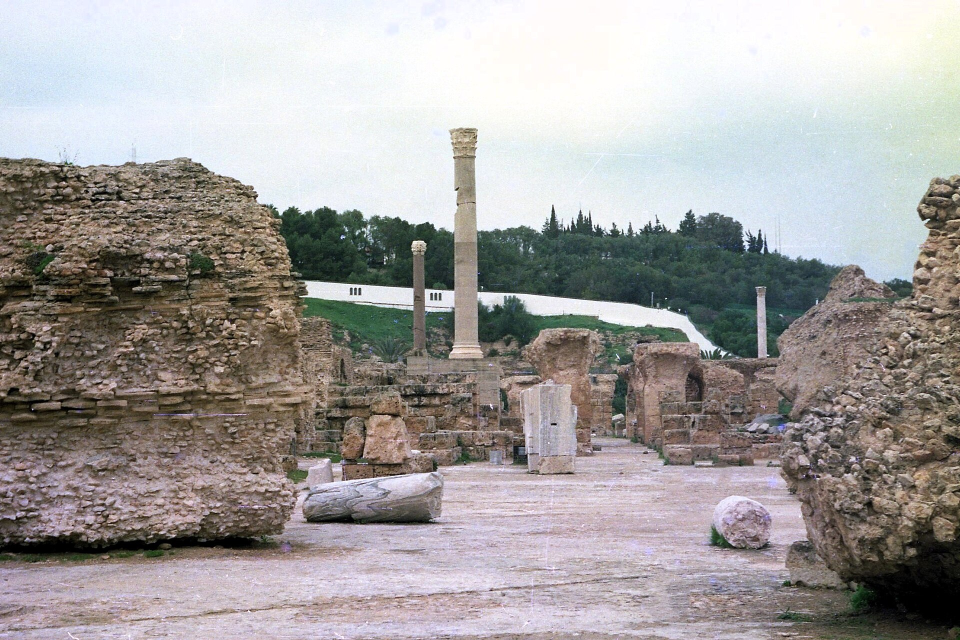
#> input picture test-pictures/carthage.jpg, 1920 x 1280 px (shown at 1/2 size)
$ python -i coloring.py   (imports and definitions only)
#> lines starting #> are read from the running program, lines starting #| are printed output that depends on the picture; after the words box and inside, x2 and y2 are one past the last pixel; in counts of white or black regions, pixels touching at a corner belong together
#> further down, picture is the input picture: shape (1280, 1920, 3); mean B, G, R 158, 159.4, 162.8
"""Turn a photo into a paint-by-number coloring page that stays close to the original."""

from __future__ import annotations

import base64
import io
from concurrent.futures import ThreadPoolExecutor
from dataclasses import dataclass
from functools import lru_cache
from typing import List, Tuple

import numpy as np
from PIL import Image, ImageDraw, ImageFilter, ImageFont
from scipy import ndimage
from sklearn.cluster import KMeans


PAGE_SIZE = 1400
KMEANS_FIT_SIZE = 160
SMOOTH_RADIUS = 1.4
PHOTO_EDGE_THRESHOLD = 70
MIN_REGION_AREA_RATIO = 0.0008
MIN_NUMBER_AREA_RATIO = 0.0005
CLEAN_MAX_PASSES = 5
OUTLINE_GRAY = 15
PNG_COMPRESS_LEVEL = 6  # zlib default: ~10% larger than optimize=True at a tenth of the time

_POOL = ThreadPoolExecutor(max_workers=4, thread_name_prefix="coloring")


@dataclass
class ColoringResult:
    page_png_b64: str
    preview_png_b64: str
    legend: List[dict]
    n_colors_used: int
    outline_png_b64: str
    numbers_png_b64: str


def clamp_colors(n_colors: int) -> int:
    return max(4, min(16, int(n_colors)))


# [66 lines left out: functions build_coloring_page, _fit_square, _median3, not called in this run]


def _photo_edges(rgb: np.ndarray) -> np.ndarray:
    """Detect detail edges directly on the sharp photo so faces/doors/etc survive."""
    gray = (0.299 * rgb[..., 0] + 0.587 * rgb[..., 1] + 0.114 * rgb[..., 2]).astype(np.float32)
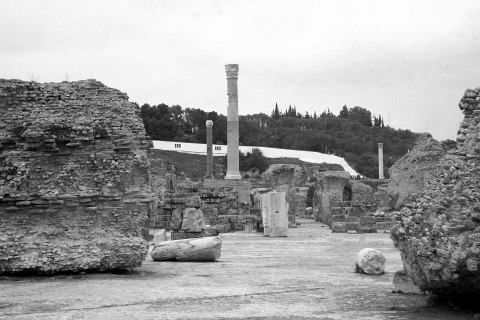
#> gray: shape (1280, 1920) float32 (shown at 1/4 size); min 0, max 255, mean 159.4
    smoothed = ndimage.gaussian_filter(gray, sigma=1.2)
    sx = ndimage.sobel(smoothed, axis=1)
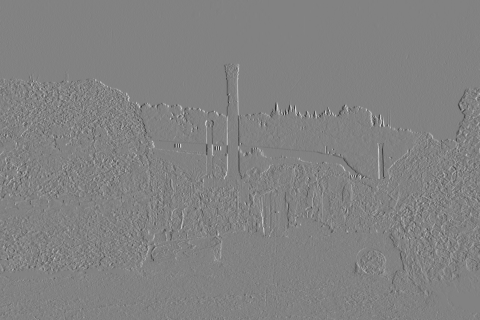
#> sx: shape (1280, 1920) float32 (shown at 1/4 size); min -446.6, max 428.9, mean 0; drawn with min black and max white
    sy = ndimage.sobel(smoothed, axis=0)
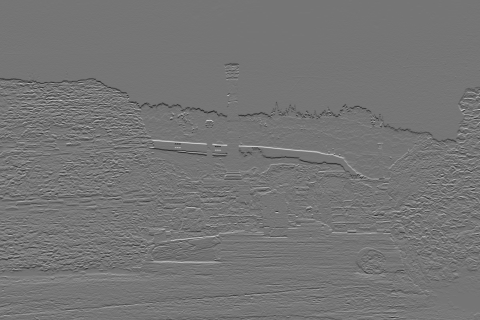
#> sy: shape (1280, 1920) float32 (shown at 1/4 size); min -431.7, max 505.2, mean -0.6; drawn with min black and max white
    edges = (sx * sx + sy * sy) > PHOTO_EDGE_THRESHOLD ** 2
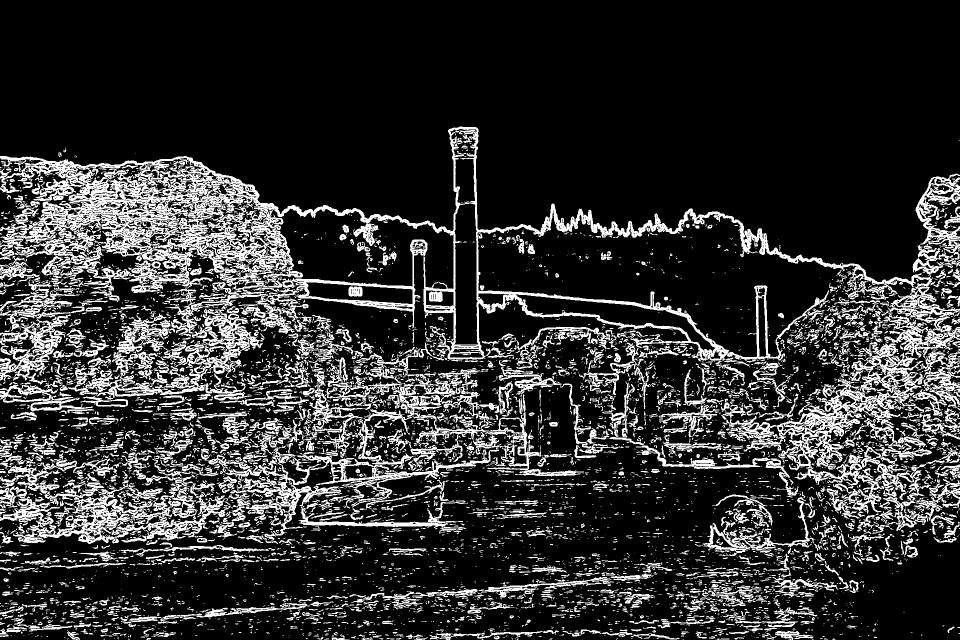
#> edges: shape (1280, 1920) bool (shown at 1/2 size); 19% white; 7022 white regions (5494 under 20 px), largest, box (x1, y1, x2, y2) and area: (0, 253, 1920, 725) 132318, (1442, 683, 1920, 1041) 34302, (0, 965, 462, 1088) 18819
    edges = ndimage.binary_closing(edges, iterations=1)
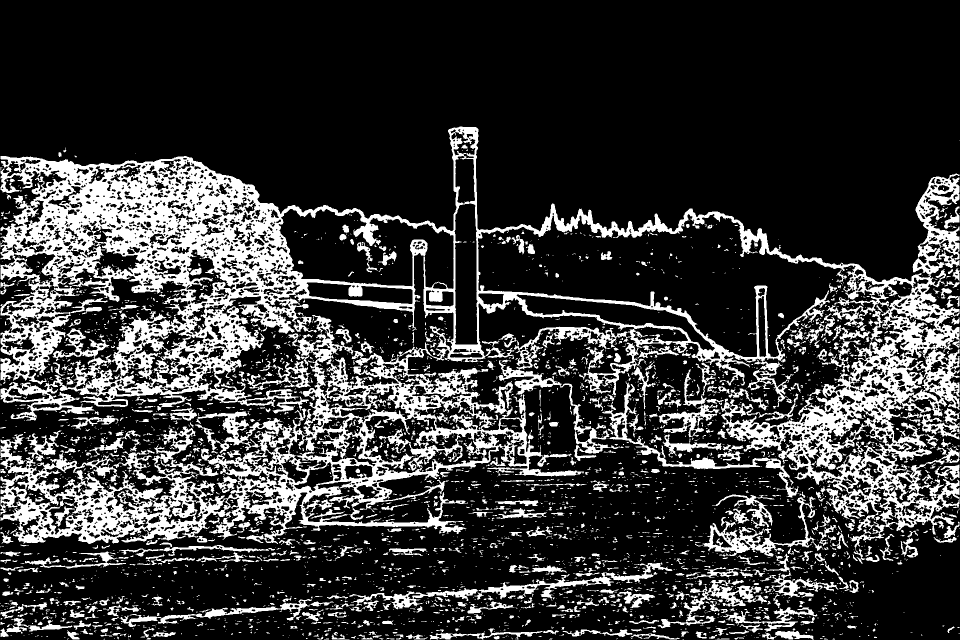
#> edges: shape (1280, 1920) bool (shown at 1/2 size); 22% white; 3786 white regions (2991 under 20 px), largest, box (x1, y1, x2, y2) and area: (1, 253, 1919, 1096) 404792, (1204, 763, 1597, 995) 5929, (1405, 992, 1647, 1114) 5487
    edges = _remove_small(edges, min_size=12)
    return edges


def _remove_small(mask: np.ndarray, min_size: int) -> np.ndarray:
#> called with min_size = 12
    labelled, n = ndimage.label(mask)
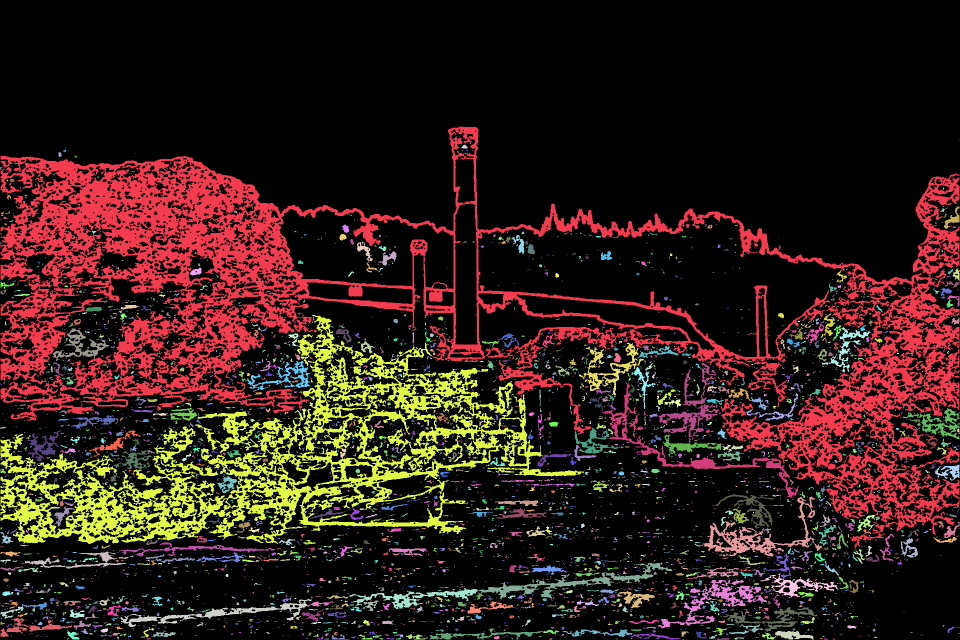
#> labelled: shape (1280, 1920) int32 (shown at 1/2 size); 4794 distinct labels, from 0 to 4793; one colour per label, 0 black
#> n = 4793
    if n == 0:
        return mask
    keep = np.bincount(labelled.ravel(), minlength=n + 1) >= min_size
    keep[0] = False
    return keep[labelled]
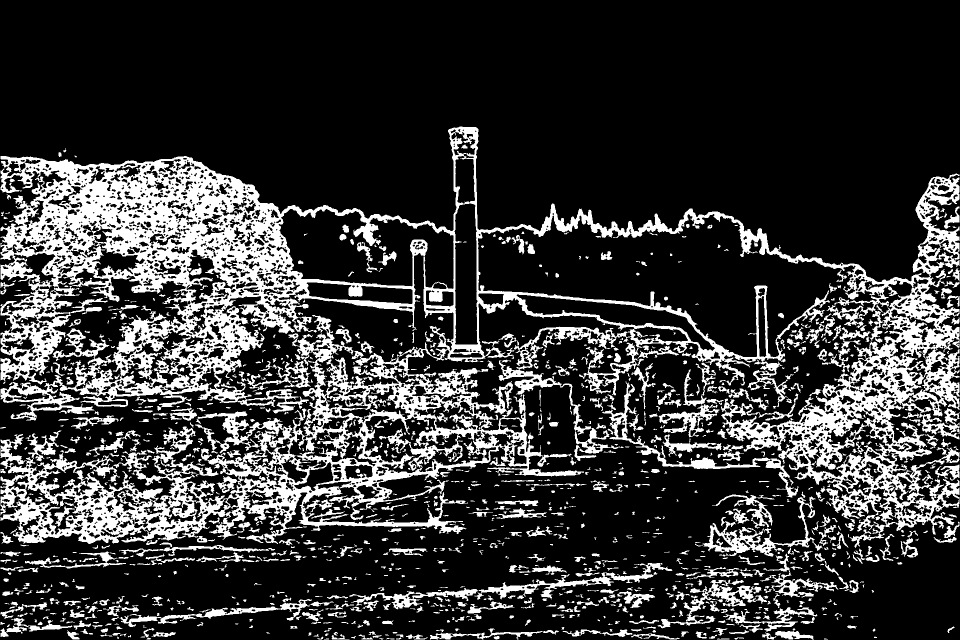
#> returned value: shape (1280, 1920) bool (shown at 1/2 size); 21.5% white; 1124 white regions (335 under 20 px), largest, box (x1, y1, x2, y2) and area: (1, 253, 1919, 1096) 403532, (1204, 763, 1597, 995) 5905, (1405, 992, 1645, 1114) 5463


# [163 lines left out: functions _posterize, _label_regions, _clean_regions, _merge_targets, _render_page, _numbers_layer and 1 more, not called in this run]


def _font_for_area(area: float) -> ImageFont.ImageFont:
    radius = float(np.sqrt(area / np.pi))
    return _font(int(max(11, min(40, radius * 0.45))))


# [35 lines left out: functions _font, _text_size, _draw_text_with_halo, _encode_preview, _encode_png, not called in this run]

>>> import cv2
>>> picture = cv2.imread('test-pictures/carthage.jpg')
>>> result = _photo_edges(picture)

$ run again, on test-pictures/djerba-camel.jpg
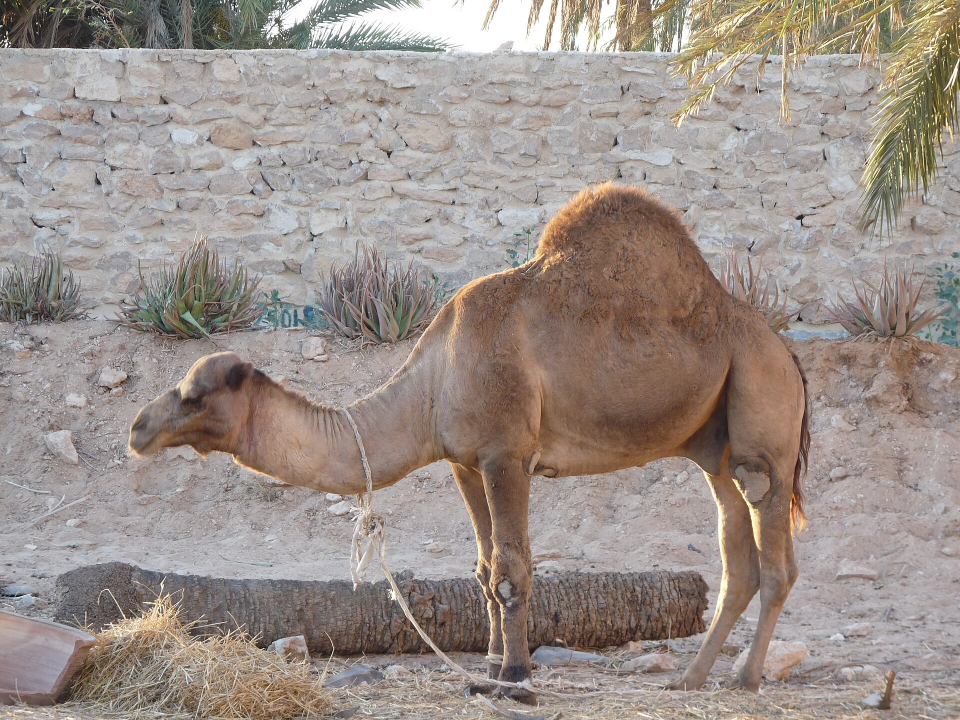
#> input picture test-pictures/djerba-camel.jpg, 1920 x 1440 px (shown at 1/2 size)
#> picture is the input picture: shape (1440, 1920, 3); mean B, G, R 137.9, 144.1, 155.1
#> in _remove_small, `labelled, n = ndimage.label(mask)`:
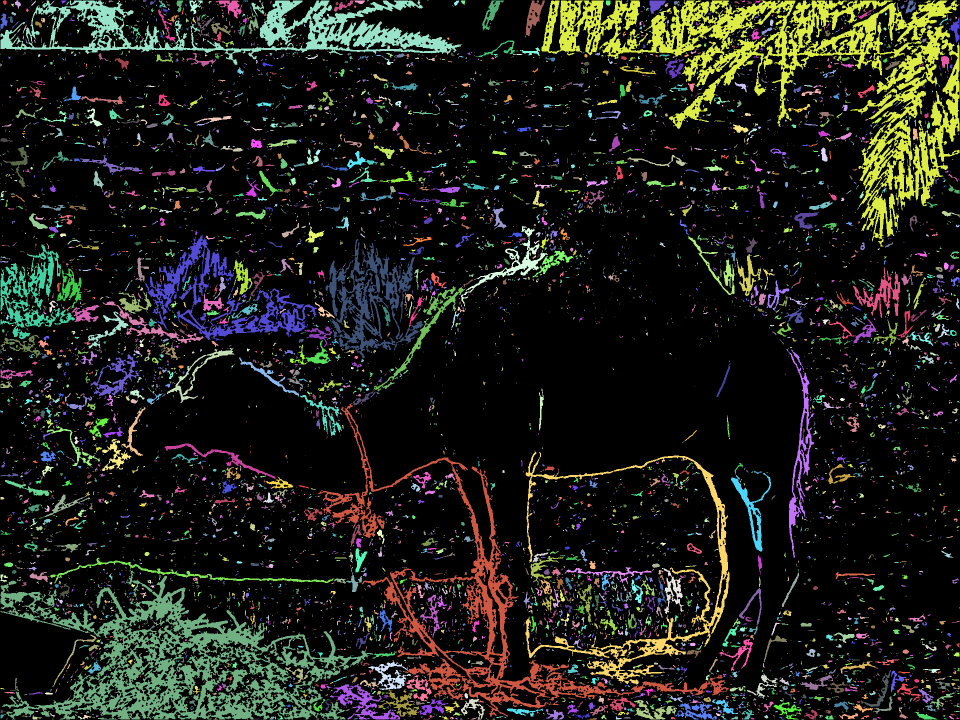
#> labelled: shape (1440, 1920) int32 (shown at 1/2 size); 9265 distinct labels, from 0 to 9264; one colour per label, 0 black
#> n = 9264
#> in _remove_small, `return keep[labelled]`:
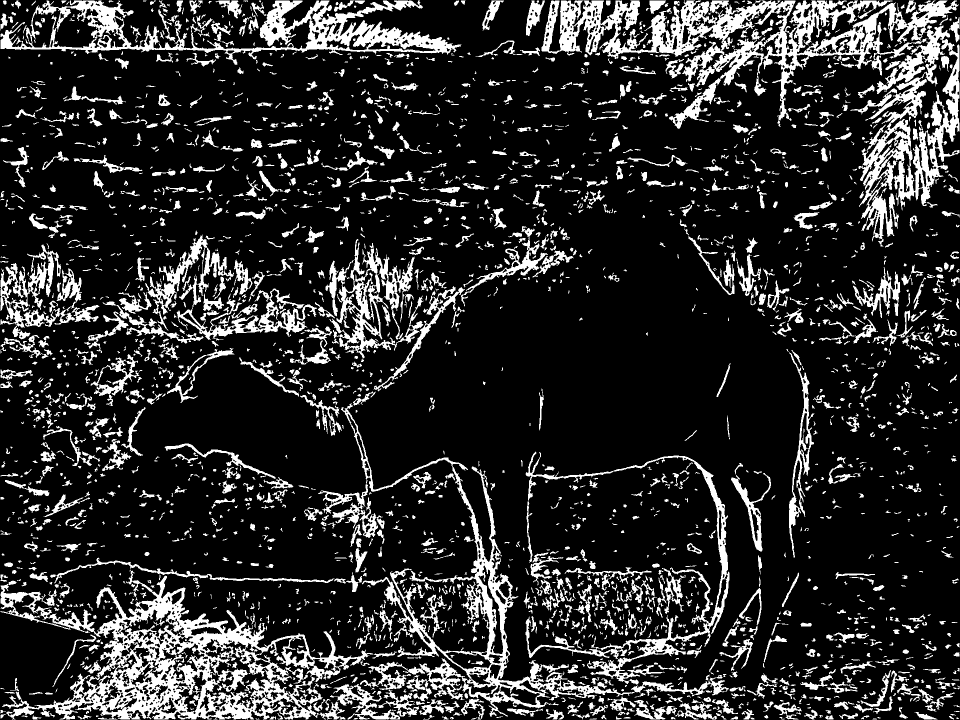
#> returned value: shape (1440, 1920) bool (shown at 1/2 size); 17.1% white; 2366 white regions (741 under 20 px), largest, box (x1, y1, x2, y2) and area: (1083, 1, 1919, 493) 82858, (1, 1139, 747, 1439) 61364, (636, 807, 1458, 1434) 37917

$ run again, on test-pictures/el-jem.jpg
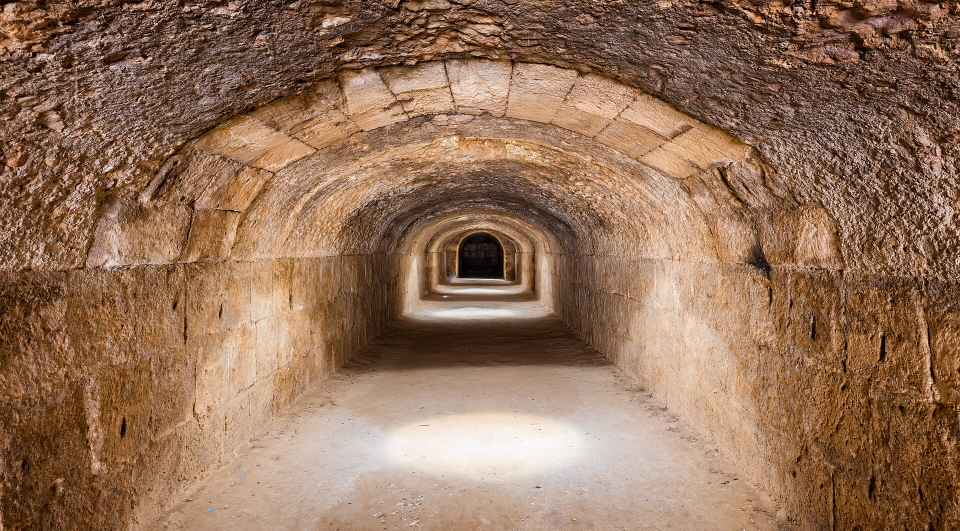
#> input picture test-pictures/el-jem.jpg, 1920 x 1061 px (shown at 1/2 size)
#> picture is the input picture: shape (1061, 1920, 3); mean B, G, R 89.2, 113.4, 148.1
#> in _remove_small, `labelled, n = ndimage.label(mask)`:
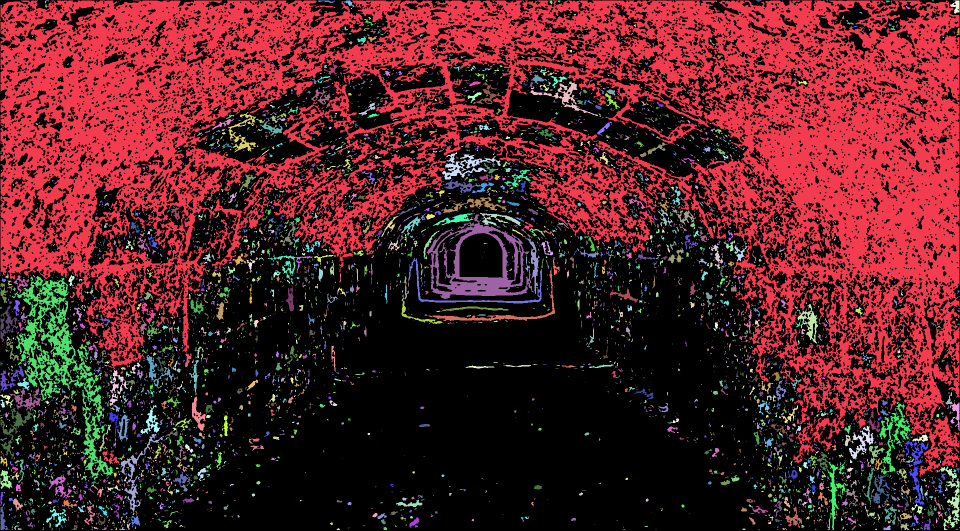
#> labelled: shape (1061, 1920) int32 (shown at 1/2 size); 7401 distinct labels, from 0 to 7400; one colour per label, 0 black
#> n = 7400
#> in _remove_small, `return keep[labelled]`:
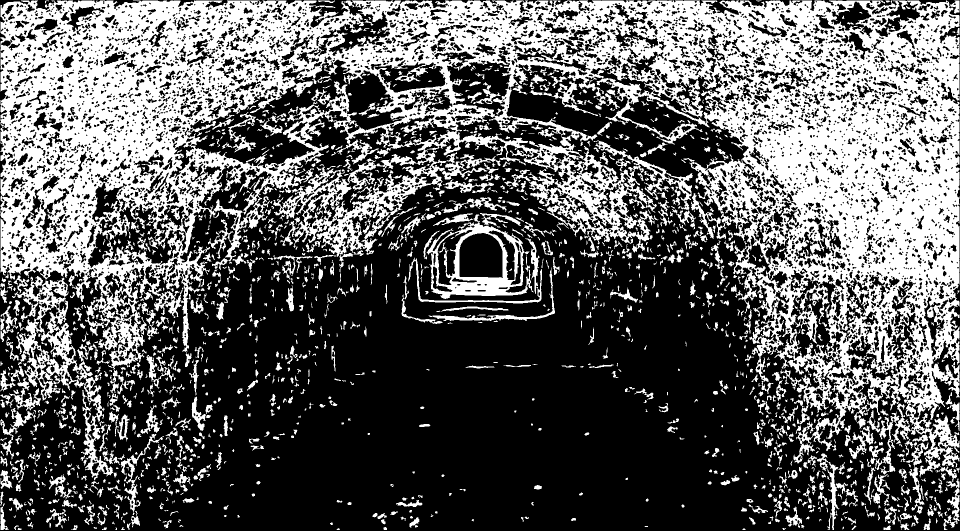
#> returned value: shape (1061, 1920) bool (shown at 1/2 size); 37.9% white; 1411 white regions (407 under 20 px), largest, box (x1, y1, x2, y2) and area: (1, 1, 1919, 955) 640868, (24, 552, 234, 961) 16739, (853, 426, 1067, 598) 12114
